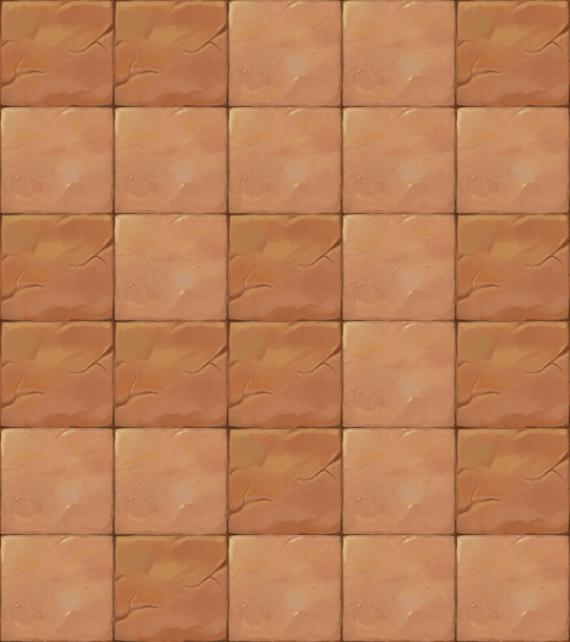

A level layout from a 2D game, rendered from its tile map. Below: a short description, then the map file with tile-grid data replaced by summaries:
An orthogonal 5x6 tile map with 114x107 px tiles, 1 tile layer (块层 1).

<map version="1.0" orientation="orthogonal" width="5" height="6" tilewidth="114" tileheight="107">
 <tileset firstgid="1" name="map015" tilewidth="114" tileheight="107">
  <image source="map015.png" width="228" height="107" />
 </tileset>
 <layer name="块层 1" width="5" height="6">
  <data>[30 cells, 30 non-empty, 2 distinct tile ids]</data>
 </layer>
</map>
